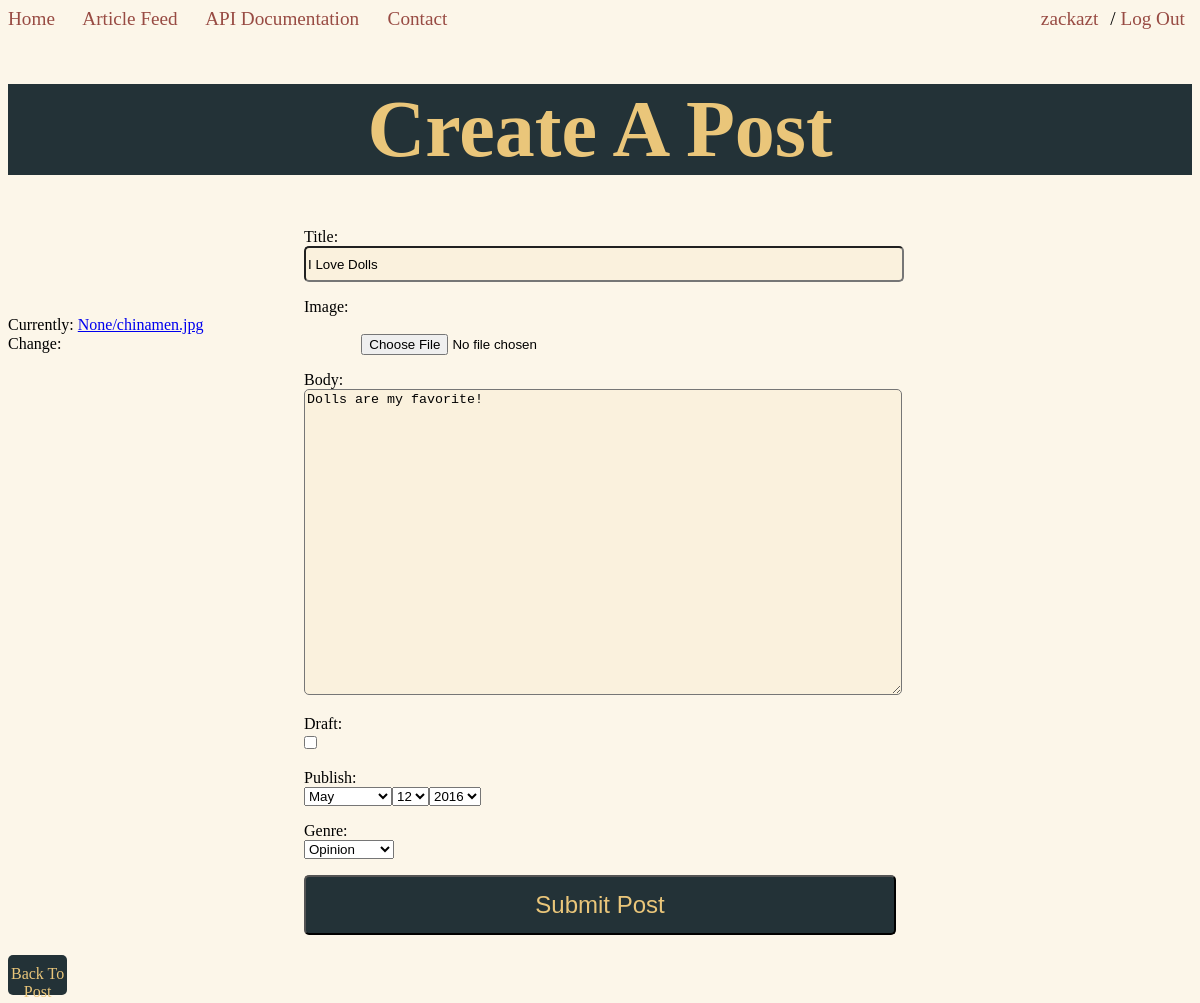
The page /posts/i-love-dolls/edit/ (signed in) on the database its author committed.
### posts/models.py (models this page shows, shortened)
class Post(models.Model):
	genre= models.CharField(max_length=25, default="Opinion")
	user = models.ForeignKey(settings.AUTH_USER_MODEL, default=1)
	title = models.CharField(max_length=120)
	slug = models.SlugField(unique=True)
	image = models.ImageField(
		upload_to=upload_location,
		null=True,
		width_field="width_field",
		height_field="height_field"
	)
	height_field = models.IntegerField(default=0)
	width_field = models.IntegerField(default=0)
	body = models.TextField(max_length=20000)
	draft = models.BooleanField(default=False)
	publish = models.DateField(auto_now=False, auto_now_add=False)
	updated = models.DateTimeField(auto_now=True, auto_now_add=False)
	timestamp = models.DateTimeField(auto_now=False, auto_now_add=True)

### posts/views.py (the view)
# urls.py: url(r'^(?P<slug>[\w-]+)/edit/$', post_update, name='update'),
def post_update(request, slug=None):
	is_editing = True
	if not request.user.is_staff:
		raise Http404
	instance = get_object_or_404(Post, slug=slug)
	form = PostForm(request.POST or None, request.FILES or None, instance=instance)
	if form.is_valid():
		instance = form.save(commit=False)
		instance.save()
		messages.success(request, "Successfully updated!")
		return HttpResponseRedirect(instance.get_absolute_url())
	context = {
		"title": instance.title,
		"instance": instance,
		"form": form,
		"is_editing": is_editing,
	}
	return render(request, "post_form.html", context)

### posts/forms.py
class PostForm(forms.ModelForm):
	genre_list = (
			('Opinion', 'Opinion'),
			('Lifestyle', 'Lifestyle'),
			('History', 'History'),
			('Health', 'Health'),
			('Technology', 'Technology'),
			('Science', 'Science'),
			('Music', 'Music'),
			('Art', 'Art'),
			('Social', 'Social'),
		)
	publish = forms.DateField(widget=forms.SelectDateWidget)
	genre = forms.ChoiceField(choices=genre_list)
	class Meta:
		model = Post
		fields = [
			"title",
			"image",
			"body",
			"draft",
			"publish",
			"genre",
		]

### templates/post_form.html (shortened to what this page needs)
{% extends "base.html" %}
{% block content %}
<div class="form_header_container">
	<h1>Create A Post</h1>
</div>
<form method="POST" action="" enctype="multipart/form-data">{% csrf_token %}
	{{ form.as_p }}
	<input type="submit" value="Submit Post"/>
	{% if is_editing %}
	<div class="back_to_post_link_button"><a class="back_to_post_link" href="{{ request.META.HTTP_REFERER }}">Back To Post</a></div>
	{% endif %}
</form>
{% endblock content %}

### templates/nav.html (shortened to what this page needs)
{% block content %}
<div class="nav">
		<a href="/">Home</a>
		<a href="/posts">Article Feed</a>
		<a href="/home">API Documentation</a>
		<a href="">Contact</a>
		{% if request.user.is_authenticated %}
		<div class="login_logout">
			<a class="login_logout_text" href="/user/{{ user.username }}">{{ request.user.username }}</a>
			/
			<a class="login_logout_text" href="/logout/?on_page={{ request.path }}">Log Out</a>
		</div>
		{% endif %}
</div>
{% endblock content %}

### static/css/base.css (style rules this page uses)
body { background: #fcf6e9; }
* { list-style: none; }
.nav { font-size: 1.2em; display: inline-block; background-color: #fcf6e9; width: 100%; margin: auto; }
.nav a { color: #984b43; text-decoration: none; margin-right: 2%; }
.back_to_post_link { clear: both; text-decoration: none; color: #eac67a; }
.back_to_post_link_button { text-align: center; width: 5%; height: 30px; background-color: #233237; border-radius: 5px; padding-top: 10px; margin-top: 20px; }
.login_logout { float: right; width: 30%; text-align: right; display: inline-block; }
.login_logout_text { text-align: right; }
input[type="text"], input[type="email"], input[type="password"] { width: 50%; border-radius: 5px; height: 30px; margin-left: 25%; background-color: rgba(234, 198, 122, 0.1); }
input[type="submit"] { width: 50%; border-radius: 5px; height: 60px; margin-left: 25%; background-color: #233237; color: #eac67a; padding: 10px; font-size: 1.5em; }
#id_publish_month, #id_genre, input[type="checkbox"], input[type="file"] { margin-left: 25%; }
textarea { width: 50%; border-radius: 5px; height: 300px; margin-left: 25%; background-color: rgba(234, 198, 122, 0.1); }
form label, form span { display: block; margin-left: 25%; }
.form_header_container { width: 100%; margin: auto; background-color: #233237; }
.form_header_container h1 { text-align: center; font-size: 5em; color: #eac67a; }

### rows shown on the page
Post: title "I Love Dolls", body "Dolls are my favorite!", genre "Opinion"

### other values the page prints
{{ request.user.username }} "zackazt"
